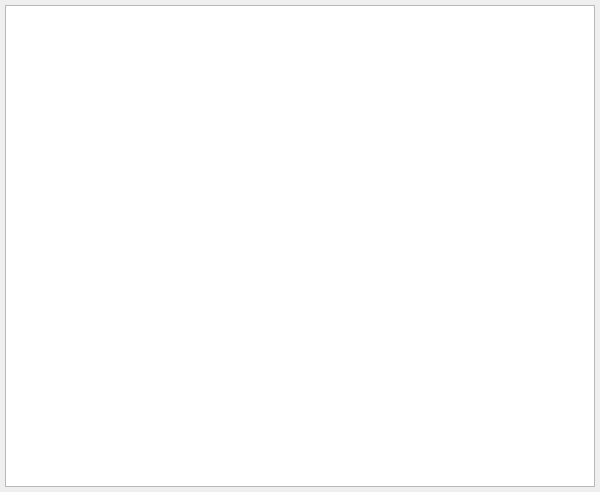
<ui version="4.0" >
 <class>CAnualesBase</class>
 <widget class="QWidget" name="CAnualesBase" >
  <property name="geometry" >
   <rect>
    <x>0</x>
    <y>0</y>
    <width>600</width>
    <height>492</height>
   </rect>
  </property>
  <property name="windowTitle" >
   <string>Cuentas Anuales</string>
  </property>
  <property name="windowIcon" >
   <iconset resource="../../bulmages.qrc" >:/BulmaCont32x32/images/png/i_estadisticas.xpm</iconset>
  </property>
  <layout class="QVBoxLayout" >
   <property name="spacing" >
    <number>2</number>
   </property>
   <property name="leftMargin" >
    <number>5</number>
   </property>
   <property name="topMargin" >
    <number>5</number>
   </property>
   <property name="rightMargin" >
    <number>5</number>
   </property>
   <property name="bottomMargin" >
    <number>5</number>
   </property>
   <item>
    <widget class="QTableWidget" name="mui_listado" >
     <property name="editTriggers" >
      <set>QAbstractItemView::NoEditTriggers</set>
     </property>
     <property name="selectionMode" >
      <enum>QAbstractItemView::SingleSelection</enum>
     </property>
     <property name="selectionBehavior" >
      <enum>QAbstractItemView::SelectRows</enum>
     </property>
    </widget>
   </item>
  </layout>
 </widget>
 <layoutdefault spacing="6" margin="11" />
 <resources>
  <include location="../../bulmages.qrc" />
 </resources>
 <connections/>
</ui>
